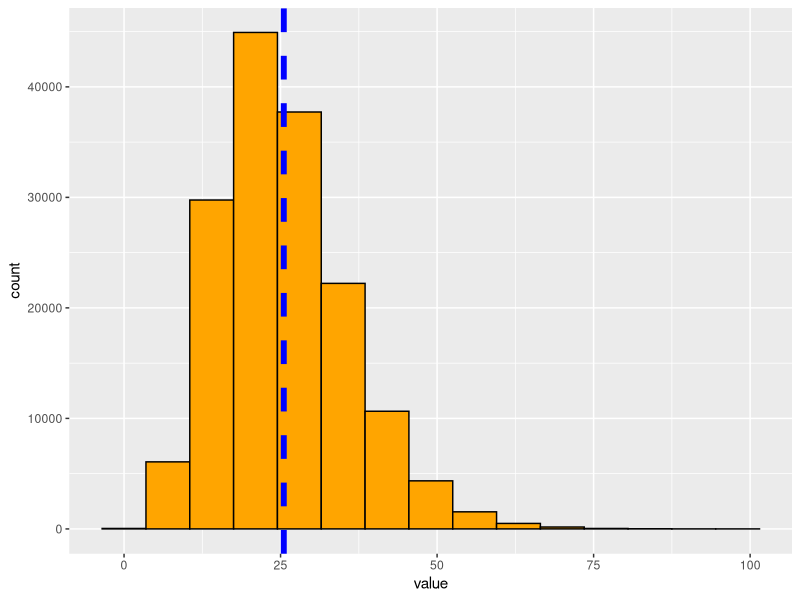
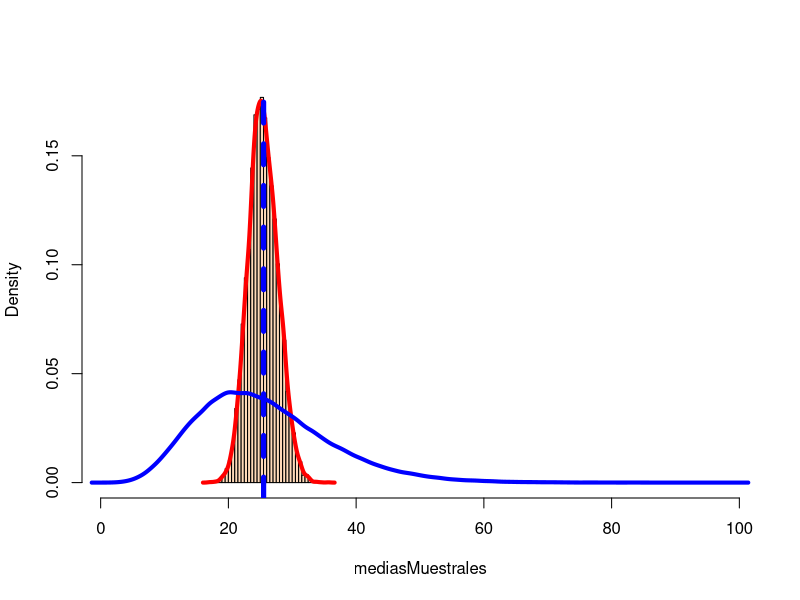
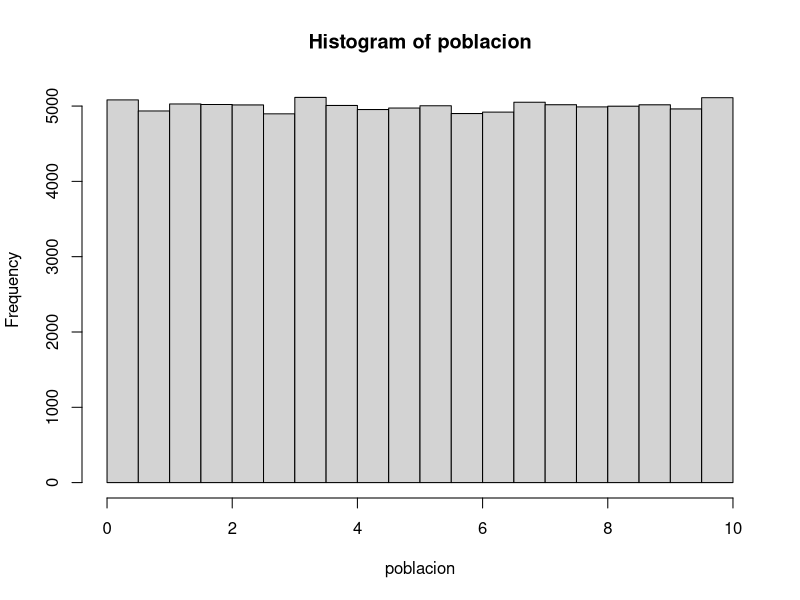
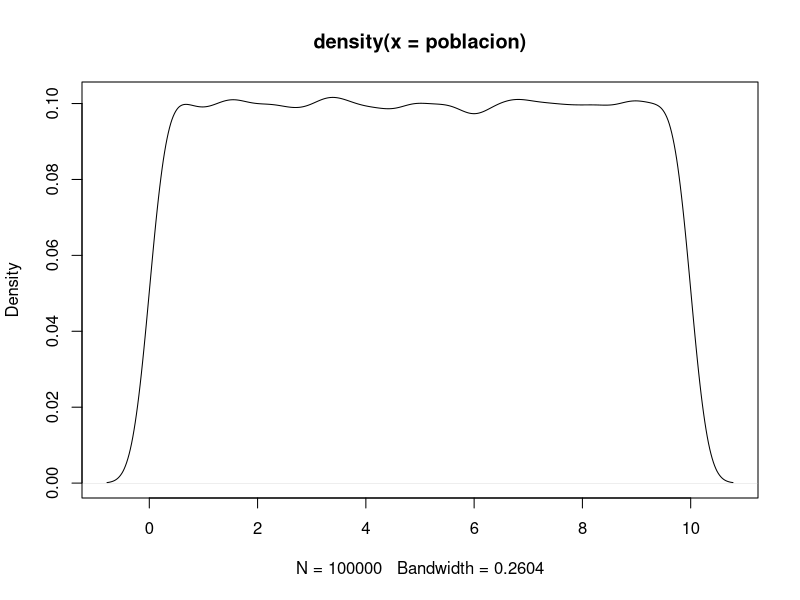
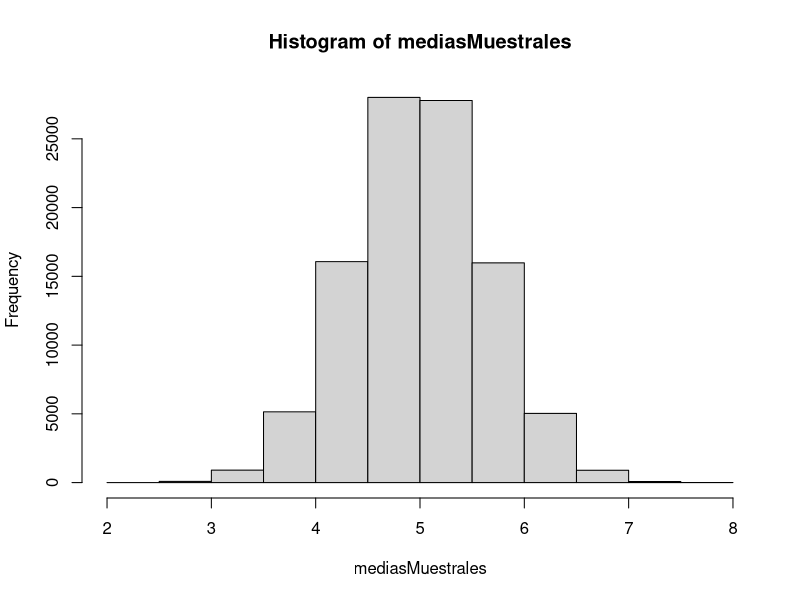
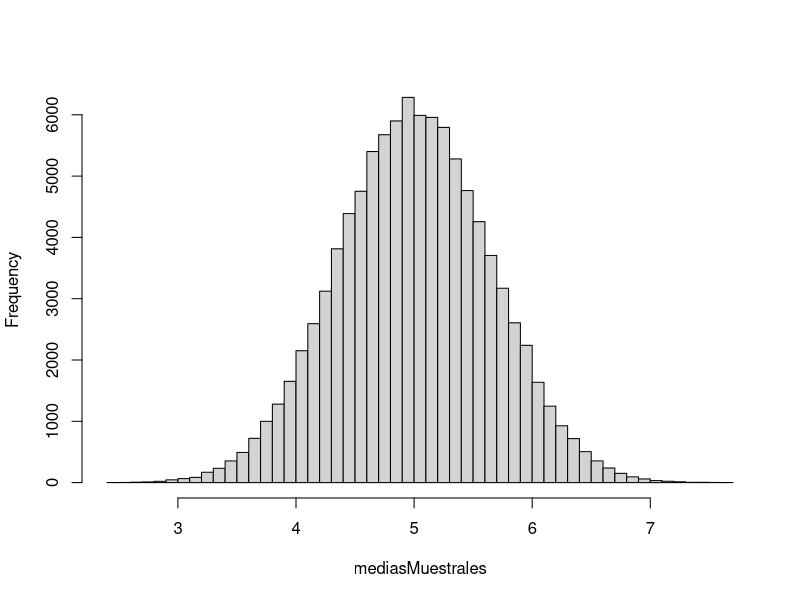
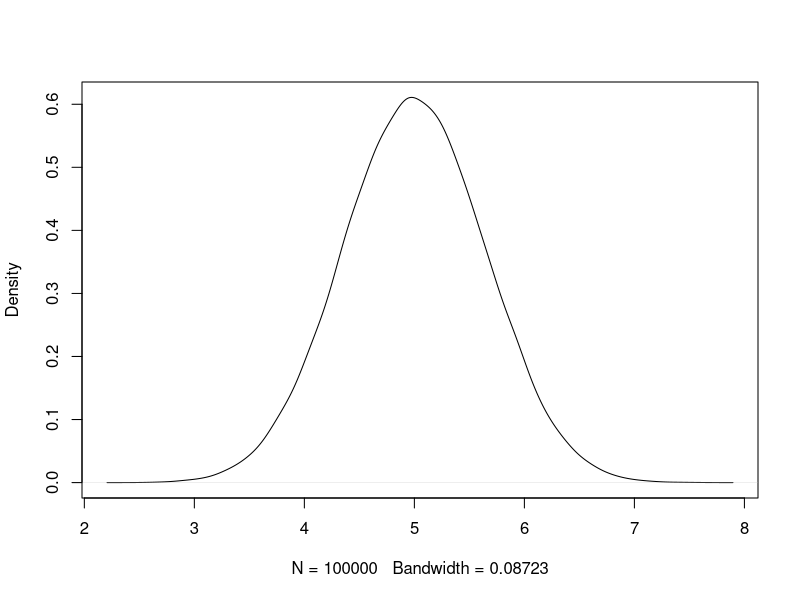

Source code (R) for these figures, in order:
## title: 'Master en Big Data. Fundamentos  matemáticos  del  análisis  de  datos.'
## author: "Fernando San Segundo"
## subtitle: "Sesión 3: Probabilidad"

######################################################################
# Población y muestra. 
######################################################################




## Poblaciones y muestras aleatorias simples con vectores usando R.
set.seed(2019)
N = 158000
poblacion = as.integer(2 * rchisq(N, df = 13), 0)

require(tidyverse)
poblacion %>% 
  as_tibble %>% 
ggplot() + 
  geom_histogram(aes(x = value), bins = 15, fill="orange", color="black") + 
  geom_vline(xintercept = mean(poblacion), 
             col="blue", linetype="dashed", size=2)
# hist(poblacion, main="", col="orange")
# abline(v = mean(poblacion), lty=2, lwd=5, col="blue")

## Medias muestrales
options(width= 90)
n = 20
(muestra = sample(poblacion, n, replace = TRUE))
options(width= 70)

options(width= 90)
(muestra2 = sample(poblacion, n, replace = TRUE))
mean(muestra2)

## Muestras buenas y malas.
options(width= 90)
(muestra3 = sort(poblacion)[1:20])

options(width= 90)
mean(muestra3)

## La distribución de las medias muestrales.
k = 10000
# replicate repite k veces los comandos entre llaves y guarda el resultado
# del último comando en el vector mediasMuestrales
mediasMuestrales = replicate(k, { 
  muestra = sample(poblacion, n, replace = TRUE)
  mean(muestra)
})
head(mediasMuestrales, 10)

# Representación gráfica de la distribución de las medias muestrales
hist(mediasMuestrales, breaks = 40, main="", 
     col="peachpuff", probability = TRUE, xlim=range(poblacion))
lines(density(mediasMuestrales), lwd=4, col="red")
lines(density(poblacion), lwd=4, col="blue")
abline(v = mean(poblacion), lty=2, lwd=5, col="blue")

poblacion = sample(0:20, 20000, replace = TRUE)

## Otra población, mismos resultados.
k = 10000
mediasMuestrales = replicate(k, { 
  muestra = sample(poblacion, n, replace = TRUE)
  mean(muestra)
})



#####################################################################
# Otras poblaciones por si quieres experimentar
#####################################################################  
# Uniforme continua


tamPoblacion = 100000
poblacion = runif(tamPoblacion, min = 0, max = 10)
head(poblacion, 100)


hist(poblacion)
plot(density(poblacion))

mean(poblacion)

Tmuestra = 20

# ¿Cuántas muestras distintas hay?
choose(tamPoblacion, Tmuestra)

# La población es moderadamente grande, pero el espacio de muestras es enorme.

# Vamos a tomar muchas muestras y en cada una calculamos una media muestral.
numMuestras = 100000

# Repetiremos esto varias veces para hacernos una idea.
(muestra = sample(poblacion, size = Tmuestra, replace = TRUE))
mean(muestra)

mediasMuestrales = replicate(numMuestras, {
  muestra = sample(poblacion, size = Tmuestra, replace = TRUE)
  mean(muestra)
})

# ¿Cómo se distibuyen esas medias muestrales?
head(mediasMuestrales)
hist(mediasMuestrales)
hist(mediasMuestrales, breaks = 40, main="")
plot(density(mediasMuestrales, adjust = 1.5), main="")

# ¿Cuál es la media de las me?
(mu = mean(poblacion))
mean(mediasMuestrales)

# ¿Cuál es su desviación típica?
(desvTipPob = sqrt(sum((poblacion - mu)^2) / tamPoblacion))

sd(mediasMuestrales)
desvTipPob / sqrt(Tmuestra)

######################################################################
# Probabilidad básica.
######################################################################



## La paradoja del cumpleaños.
n = 366 # Número de personas en la sala

# Vamos a repetir el experimento N veces (N salas de n personas)
N = 10000
pruebas = replicate(N, {
fechas = sort(sample(1:366, n, replace=TRUE)) 
max(table(fechas)) # si el máximo es mayor que 1 es que 2 fechas coinciden
})
mean(pruebas > 1) # ¿qué proporción de salas tienen coincidencias?



# Librería spam de Kernlab y Teorema de Bayes
library(kernlab)
data(spam)
spam[1:4, c(1:10, 58)]

## Tablas de contingencia 2x2
library(tidyverse)
spam = spam %>%
  select(order, type) %>% 
  mutate(hasOrder = factor(order > 0, # Creamos el factor hasOrder
                            levels = c(TRUE, FALSE), 
                            labels = c("order", "no order")),
         type = relevel(type, ref = "spam"), # Reordenamos los niveles
         order = NULL) # y elminamos el factor order original

table(spam$hasOrder, spam$type)
